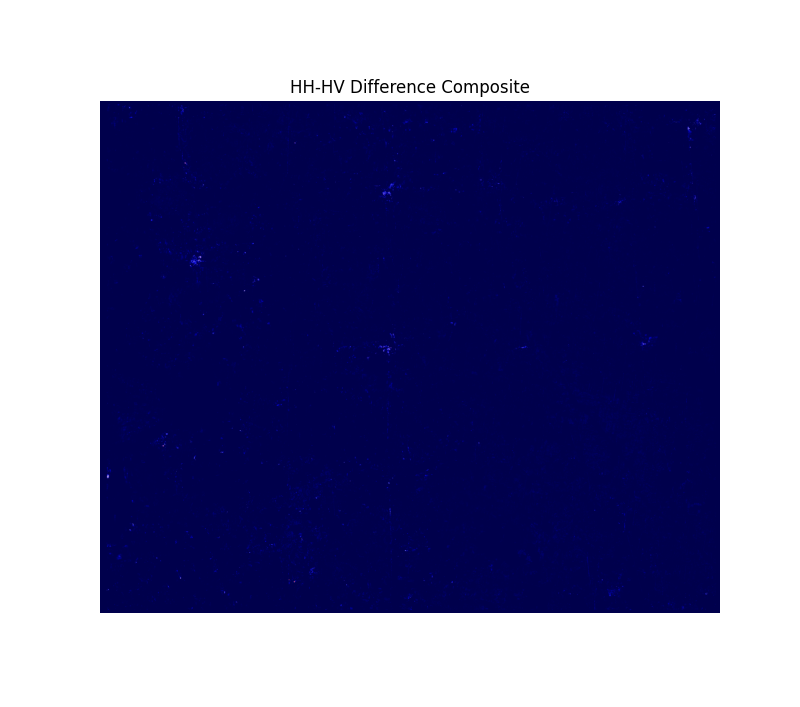

Write the Python code that produced this figure.
'normalized seismic'
import rasterio
import numpy as np
import matplotlib.pyplot as plt

# Paths to your HH and HV TIFF files
hh_tif_path = "C:\\Users\\ma\\project\\data\\Labdata\\ShahzadpurHH.tif"
hv_tif_path = "C:\\Users\\ma\\project\\data\\Labdata\\ShahzadpurHV.tif"

# Open the TIFF files using rasterio
with rasterio.open(hh_tif_path) as hh_dataset, rasterio.open(hv_tif_path) as hv_dataset:
    hh_data = hh_dataset.read(1)  # Read the first band
    hv_data = hv_dataset.read(1)  # Read the first band

# Normalize the intensity values of HH and HV data to the [0, 1] range
hh_normalized = (hh_data - np.min(hh_data)) / (np.max(hh_data) - np.min(hh_data))
hv_normalized = (hv_data - np.min(hv_data)) / (np.max(hv_data) - np.min(hv_data))

# Calculate the difference between HH and HV
difference = hh_normalized - hv_normalized

# Choose a colormap that emphasizes contrasts
colormap = plt.get_cmap("seismic")  # Diverging colormap

# Apply the colormap to the difference image
difference_colormap = (colormap(difference)[:, :, :3] * 255).astype(np.uint8)

# Display the difference composite image
plt.figure(figsize=(8, 8))
plt.imshow(difference_colormap)
plt.title("HH-HV Difference Composite")
plt.axis('off')  # Turn off axes

plt.show()
